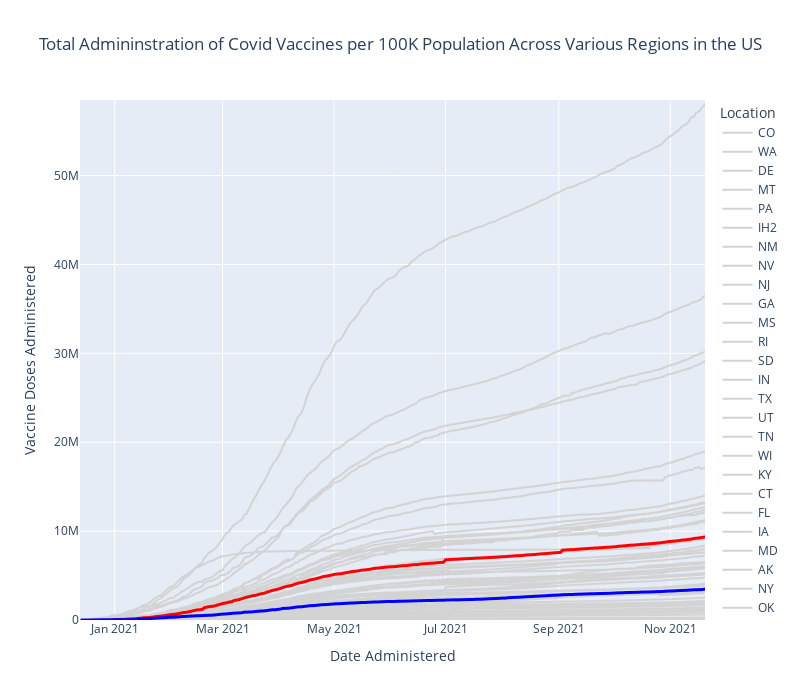

Source (notebook cell):
### Markdown cell above
## Plot Description

The plot shows a comparison between the vaccine administration per 100K population between two states. We can clearly see that the Republic of Palau (RP) (which falls in the U.S. Pacific Islands) has the highest number of total vaccine doses administered per 100K population, followed by Vermont, and Puerto Rico. Marshall Islands (MH) and Federated States of Micronesia (FM) have the lowest numbers.

### Code cell
df1 = df1[df1.Location != "US"]
province_list = np.unique(df1['Location'].values)
# print(province_list)

prov = province_list[2]
comp_prov = province_list[4]

dropdown_state = widgets.Dropdown(options = sorted(province_list), value=prov, description='State 1:')
dropdown_comp_state = widgets.Dropdown(options = sorted(province_list), value=comp_prov, description='State 2:')


sorted_df = df1.copy()
sorted_df["Date"] = pd.to_datetime(sorted_df["Date"])
# sorted_df["order"] = sorted_df["Location"].map({"US": 1, "CO": 2}).fillna(3)
if(comp_prov is None):
    sorted_df["order"] = sorted_df["Location"].map({prov: 1}).fillna(2)
else:
    sorted_df["order"] = sorted_df["Location"].map({prov: 1, comp_prov: 2}).fillna(3)
sorted_df.sort_values(by=["order", "Date"], ascending=False, inplace=True)

fig = px.line(sorted_df, 
        x="Date", 
        y="Administered", 
        color="Location", 
        labels={
             "Date": "Date Administered",
             "Administered": "Vaccine Doses Administered",
         }, 
        width=800, height=700,
        title="Total Admininstration of Covid Vaccines Across Various Regions in the US")

fig.update_traces({"line":{"color":"lightgrey", "width":2}})

fig.update_traces(patch={"line":{"color":"blue", "width":3}}, 
                  selector={"legendgroup":prov})

if(comp_prov is not None):
    fig.update_traces(patch={"line":{"color":"red", "width":3}}, 
                      selector={"legendgroup":comp_prov})

fig.update_layout(title_text='Total Admininstration of Covid Vaccines Across Various Regions in the US', title_x=0.5,
                showlegend=True,
                yaxis_range=[0,58500000],
                yaxis={"visible":True})


def dropdown_state_eventhandler(change):
    """
    Eventhandler for the state dropdown widget
    """
    display(input_widgets)
    global prov, comp_prov
    prov = change.new
    
    sorted_df = df1.copy()
    sorted_df["Date"] = pd.to_datetime(sorted_df["Date"])
    # sorted_df["order"] = sorted_df["Location"].map({"US": 1, "CO": 2}).fillna(3)
    if(comp_prov is None):
        sorted_df["order"] = sorted_df["Location"].map({prov: 1}).fillna(2)
    else:
        sorted_df["order"] = sorted_df["Location"].map({prov: 1, comp_prov: 2}).fillna(3)
    sorted_df.sort_values(by=["order", "Date"], ascending=False, inplace=True)

    fig = px.line(sorted_df, 
            x="Date", 
            y="Administered", 
            color="Location", 
            labels={
                 "Date": "Date Administered",
                 "Administered": "Vaccine Doses Administered"
             }, 
            width=800, height=700,
            title="Total Admininstration of Covid Vaccines Across Various Regions in the US")

    fig.update_traces({"line":{"color":"lightgrey", "width":2}})

    fig.update_traces(patch={"line":{"color":"blue", "width":3}}, 
                      selector={"legendgroup":prov})

    if(comp_prov is not None):
        fig.update_traces(patch={"line":{"color":"red", "width":3}}, 
                          selector={"legendgroup":comp_prov})

    fig.update_layout(title_text='Total Admininstration of Covid Vaccines Across Various Regions in the US', title_x=0.5,
                    showlegend=True,
                    yaxis_range=[0,58500000],
                    yaxis={"visible":True})

    fig.show()
    IPython.display.clear_output(wait=True)            

    
def dropdown_comp_state_eventhandler(change):
    """
    Eventhandler for the state dropdown widget
    """
    display(input_widgets)
    global prov, comp_prov
    comp_prov = change.new
    sorted_df = df1.copy()
    sorted_df["Date"] = pd.to_datetime(sorted_df["Date"])
    # sorted_df["order"] = sorted_df["Location"].map({"US": 1, "CO": 2}).fillna(3)
    if(comp_prov is None):
        sorted_df["order"] = sorted_df["Location"].map({prov: 1}).fillna(2)
    else:
        sorted_df["order"] = sorted_df["Location"].map({prov: 1, comp_prov: 2}).fillna(3)
    sorted_df.sort_values(by=["order", "Date"], ascending=False, inplace=True)

    fig = px.line(sorted_df, 
            x="Date", 
            y="Administered", 
            color="Location", 
            labels={
                 "Date": "Date Administered",
                 "Administered": "Vaccine Doses Administered"
             }, 
            width=800, height=700,
            title="Total Admininstration of Covid Vaccines Across Various Regions in the US")

    fig.update_traces({"line":{"color":"lightgrey", "width":2}})

    fig.update_traces(patch={"line":{"color":"blue", "width":3}}, 
                      selector={"legendgroup":prov})

    if(comp_prov is not None):
        fig.update_traces(patch={"line":{"color":"red", "width":3}}, 
                          selector={"legendgroup":comp_prov})

    fig.update_layout(title_text='Total Admininstration of Covid Vaccines Across Various Regions in the US', title_x=0.5,
                    showlegend=True,
                    yaxis_range=[0,58500000],
                    yaxis={"visible":True})

    fig.show()
    IPython.display.clear_output(wait=True)            

    
dropdown_state.observe(dropdown_state_eventhandler, names='value')
dropdown_comp_state.observe(dropdown_comp_state_eventhandler, names='value')

input_widgets = widgets.VBox([dropdown_state, dropdown_comp_state])
display(input_widgets)
fig.show()
IPython.display.clear_output(wait=True)

### Figure 1 — Plotly figure (JSON) as saved in the notebook; plotly's stock layout.template omitted (floating-point values rounded to 4 significant figures; data arrays with more than 128 entries replaced by an {"elided": "..."} marker saying what was removed)
{"data": [{"hovertemplate": "Location=CO<br>Date Administered=%{x}<br>Vaccine Doses Administered=%{y}<extra></extra>", "legendgroup": "CO", "line": {"color": "lightgrey", "dash": "solid", "width": 2}, "marker": {"symbol": "circle"}, "mode": "lines", "name": "CO", "showlegend": true, "type": "scattergl", "x": {"elided": "342 str values"}, "xaxis": "x", "y": {"elided": "342 int values"}, "yaxis": "y"}, {"hovertemplate": "Location=WA<br>Date Administered=%{x}<br>Vaccine Doses Administered=%{y}<extra></extra>", "legendgroup": "WA", "line": {"color": "lightgrey", "dash": "solid", "width": 2}, "marker": {"symbol": "circle"}, "mode": "lines", "name": "WA", "showlegend": true, "type": "scattergl", "x": {"elided": "342 str values"}, "xaxis": "x", "y": {"elided": "342 int values"}, "yaxis": "y"}, {"hovertemplate": "Location=DE<br>Date Administered=%{x}<br>Vaccine Doses Administered=%{y}<extra></extra>", "legendgroup": "DE", "line": {"color": "lightgrey", "dash": "solid", "width": 2}, "marker": {"symbol": "circle"}, "mode": "lines", "name": "DE", "showlegend": true, "type": "scattergl", "x": {"elided": "342 str values"}, "xaxis": "x", "y": {"elided": "342 int values"}, "yaxis": "y"}, {"hovertemplate": "Location=MT<br>Date Administered=%{x}<br>Vaccine Doses Administered=%{y}<extra></extra>", "legendgroup": "MT", "line": {"color": "lightgrey", "dash": "solid", "width": 2}, "marker": {"symbol": "circle"}, "mode": "lines", "name": "MT", "showlegend": true, "type": "scattergl", "x": {"elided": "342 str values"}, "xaxis": "x", "y": {"elided": "342 int values"}, "yaxis": "y"}, {"hovertemplate": "Location=PA<br>Date Administered=%{x}<br>Vaccine Doses Administered=%{y}<extra></extra>", "legendgroup": "PA", "line": {"color": "lightgrey", "dash": "solid", "width": 2}, "marker": {"symbol": "circle"}, "mode": "lines", "name": "PA", "showlegend": true, "type": "scattergl", "x": {"elided": "342 str values"}, "xaxis": "x", "y": {"elided": "342 int values"}, "yaxis": "y"}, {"hovertemplate": "Location=IH2<br>Date Administered=%{x}<br>Vaccine Doses Administered=%{y}<extra></extra>", "legendgroup": "IH2", "line": {"color": "lightgrey", "dash": "solid", "width": 2}, "marker": {"symbol": "circle"}, "mode": "lines", "name": "IH2", "showlegend": true, "type": "scattergl", "x": {"elided": "342 str values"}, "xaxis": "x", "y": {"elided": "342 int values"}, "yaxis": "y"}, {"hovertemplate": "Location=NM<br>Date Administered=%{x}<br>Vaccine Doses Administered=%{y}<extra></extra>", "legendgroup": "NM", "line": {"color": "lightgrey", "dash": "solid", "width": 2}, "marker": {"symbol": "circle"}, "mode": "lines", "name": "NM", "showlegend": true, "type": "scattergl", "x": {"elided": "342 str values"}, "xaxis": "x", "y": {"elided": "342 int values"}, "yaxis": "y"}, {"hovertemplate": "Location=NV<br>Date Administered=%{x}<br>Vaccine Doses Administered=%{y}<extra></extra>", "legendgroup": "NV", "line": {"color": "lightgrey", "dash": "solid", "width": 2}, "marker": {"symbol": "circle"}, "mode": "lines", "name": "NV", "showlegend": true, "type": "scattergl", "x": {"elided": "342 str values"}, "xaxis": "x", "y": {"elided": "342 int values"}, "yaxis": "y"}, {"hovertemplate": "Location=NJ<br>Date Administered=%{x}<br>Vaccine Doses Administered=%{y}<extra></extra>", "legendgroup": "NJ", "line": {"color": "lightgrey", "dash": "solid", "width": 2}, "marker": {"symbol": "circle"}, "mode": "lines", "name": "NJ", "showlegend": true, "type": "scattergl", "x": {"elided": "342 str values"}, "xaxis": "x", "y": {"elided": "342 int values"}, "yaxis": "y"}, {"hovertemplate": "Location=GA<br>Date Administered=%{x}<br>Vaccine Doses Administered=%{y}<extra></extra>", "legendgroup": "GA", "line": {"color": "lightgrey", "dash": "solid", "width": 2}, "marker": {"symbol": "circle"}, "mode": "lines", "name": "GA", "showlegend": true, "type": "scattergl", "x": {"elided": "342 str values"}, "xaxis": "x", "y": {"elided": "342 int values"}, "yaxis": "y"}, {"hovertemplate": "Location=MS<br>Date Administered=%{x}<br>Vaccine Doses Administered=%{y}<extra></extra>", "legendgroup": "MS", "line": {"color": "lightgrey", "dash": "solid", "width": 2}, "marker": {"symbol": "circle"}, "mode": "lines", "name": "MS", "showlegend": true, "type": "scattergl", "x": {"elided": "342 str values"}, "xaxis": "x", "y": {"elided": "342 int values"}, "yaxis": "y"}, {"hovertemplate": "Location=RI<br>Date Administered=%{x}<br>Vaccine Doses Administered=%{y}<extra></extra>", "legendgroup": "RI", "line": {"color": "lightgrey", "dash": "solid", "width": 2}, "marker": {"symbol": "circle"}, "mode": "lines", "name": "RI", "showlegend": true, "type": "scattergl", "x": {"elided": "342 str values"}, "xaxis": "x", "y": {"elided": "342 int values"}, "yaxis": "y"}, {"hovertemplate": "Location=SD<br>Date Administered=%{x}<br>Vaccine Doses Administered=%{y}<extra></extra>", "legendgroup": "SD", "line": {"color": "lightgrey", "dash": "solid", "width": 2}, "marker": {"symbol": "circle"}, "mode": "lines", "name": "SD", "showlegend": true, "type": "scattergl", "x": {"elided": "342 str values"}, "xaxis": "x", "y": {"elided": "342 int values"}, "yaxis": "y"}, {"hovertemplate": "Location=IN<br>Date Administered=%{x}<br>Vaccine Doses Administered=%{y}<extra></extra>", "legendgroup": "IN", "line": {"color": "lightgrey", "dash": "solid", "width": 2}, "marker": {"symbol": "circle"}, "mode": "lines", "name": "IN", "showlegend": true, "type": "scattergl", "x": {"elided": "342 str values"}, "xaxis": "x", "y": {"elided": "342 int values"}, "yaxis": "y"}, {"hovertemplate": "Location=TX<br>Date Administered=%{x}<br>Vaccine Doses Administered=%{y}<extra></extra>", "legendgroup": "TX", "line": {"color": "lightgrey", "dash": "solid", "width": 2}, "marker": {"symbol": "circle"}, "mode": "lines", "name": "TX", "showlegend": true, "type": "scattergl", "x": {"elided": "342 str values"}, "xaxis": "x", "y": {"elided": "342 int values"}, "yaxis": "y"}, {"hovertemplate": "Location=UT<br>Date Administered=%{x}<br>Vaccine Doses Administered=%{y}<extra></extra>", "legendgroup": "UT", "line": {"color": "lightgrey", "dash": "solid", "width": 2}, "marker": {"symbol": "circle"}, "mode": "lines", "name": "UT", "showlegend": true, "type": "scattergl", "x": {"elided": "342 str values"}, "xaxis": "x", "y": {"elided": "342 int values"}, "yaxis": "y"}, {"hovertemplate": "Location=TN<br>Date Administered=%{x}<br>Vaccine Doses Administered=%{y}<extra></extra>", "legendgroup": "TN", "line": {"color": "lightgrey", "dash": "solid", "width": 2}, "marker": {"symbol": "circle"}, "mode": "lines", "name": "TN", "showlegend": true, "type": "scattergl", "x": {"elided": "342 str values"}, "xaxis": "x", "y": {"elided": "342 int values"}, "yaxis": "y"}, {"hovertemplate": "Location=WI<br>Date Administered=%{x}<br>Vaccine Doses Administered=%{y}<extra></extra>", "legendgroup": "WI", "line": {"color": "lightgrey", "dash": "solid", "width": 2}, "marker": {"symbol": "circle"}, "mode": "lines", "name": "WI", "showlegend": true, "type": "scattergl", "x": {"elided": "342 str values"}, "xaxis": "x", "y": {"elided": "342 int values"}, "yaxis": "y"}, {"hovertemplate": "Location=KY<br>Date Administered=%{x}<br>Vaccine Doses Administered=%{y}<extra></extra>", "legendgroup": "KY", "line": {"color": "lightgrey", "dash": "solid", "width": 2}, "marker": {"symbol": "circle"}, "mode": "lines", "name": "KY", "showlegend": true, "type": "scattergl", "x": {"elided": "342 str values"}, "xaxis": "x", "y": {"elided": "342 int values"}, "yaxis": "y"}, {"hovertemplate": "Location=CT<br>Date Administered=%{x}<br>Vaccine Doses Administered=%{y}<extra></extra>", "legendgroup": "CT", "line": {"color": "lightgrey", "dash": "solid", "width": 2}, "marker": {"symbol": "circle"}, "mode": "lines", "name": "CT", "showlegend": true, "type": "scattergl", "x": {"elided": "342 str values"}, "xaxis": "x", "y": {"elided": "342 int values"}, "yaxis": "y"}, {"hovertemplate": "Location=FL<br>Date Administered=%{x}<br>Vaccine Doses Administered=%{y}<extra></extra>", "legendgroup": "FL", "line": {"color": "lightgrey", "dash": "solid", "width": 2}, "marker": {"symbol": "circle"}, "mode": "lines", "name": "FL", "showlegend": true, "type": "scattergl", "x": {"elided": "342 str values"}, "xaxis": "x", "y": {"elided": "342 int values"}, "yaxis": "y"}, {"hovertemplate": "Location=IA<br>Date Administered=%{x}<br>Vaccine Doses Administered=%{y}<extra></extra>", "legendgroup": "IA", "line": {"color": "lightgrey", "dash": "solid", "width": 2}, "marker": {"symbol": "circle"}, "mode": "lines", "name": "IA", "showlegend": true, "type": "scattergl", "x": {"elided": "342 str values"}, "xaxis": "x", "y": {"elided": "342 int values"}, "yaxis": "y"}, {"hovertemplate": "Location=MD<br>Date Administered=%{x}<br>Vaccine Doses Administered=%{y}<extra></extra>", "legendgroup": "MD", "line": {"color": "lightgrey", "dash": "solid", "width": 2}, "marker": {"symbol": "circle"}, "mode": "lines", "name": "MD", "showlegend": true, "type": "scattergl", "x": {"elided": "342 str values"}, "xaxis": "x", "y": {"elided": "342 int values"}, "yaxis": "y"}, {"hovertemplate": "Location=AK<br>Date Administered=%{x}<br>Vaccine Doses Administered=%{y}<extra></extra>", "legendgroup": "AK", "line": {"color": "lightgrey", "dash": "solid", "width": 2}, "marker": {"symbol": "circle"}, "mode": "lines", "name": "AK", "showlegend": true, "type": "scattergl", "x": {"elided": "342 str values"}, "xaxis": "x", "y": {"elided": "342 int values"}, "yaxis": "y"}, {"hovertemplate": "Location=NY<br>Date Administered=%{x}<br>Vaccine Doses Administered=%{y}<extra></extra>", "legendgroup": "NY", "line": {"color": "lightgrey", "dash": "solid", "width": 2}, "marker": {"symbol": "circle"}, "mode": "lines", "name": "NY", "showlegend": true, "type": "scattergl", "x": {"elided": "342 str values"}, "xaxis": "x", "y": {"elided": "342 int values"}, "yaxis": "y"}, {"hovertemplate": "Location=OK<br>Date Administered=%{x}<br>Vaccine Doses Administered=%{y}<extra></extra>", "legendgroup": "OK", "line": {"color": "lightgrey", "dash": "solid", "width": 2}, "marker": {"symbol": "circle"}, "mode": "lines", "name": "OK", "showlegend": true, "type": "scattergl", "x": {"elided": "342 str values"}, "xaxis": "x", "y": {"elided": "342 int values"}, "yaxis": "y"}, {"hovertemplate": "Location=VA2<br>Date Administered=%{x}<br>Vaccine Doses Administered=%{y}<extra></extra>", "legendgroup": "VA2", "line": {"color": "lightgrey", "dash": "solid", "width": 2}, "marker": {"symbol": "circle"}, "mode": "lines", "name": "VA2", "showlegend": true, "type": "scattergl", "x": {"elided": "342 str values"}, "xaxis": "x", "y": {"elided": "342 int values"}, "yaxis": "y"}, {"hovertemplate": "Location=NC<br>Date Administered=%{x}<br>Vaccine Doses Administered=%{y}<extra></extra>", "legendgroup": "NC", "line": {"color": "lightgrey", "dash": "solid", "width": 2}, "marker": {"symbol": "circle"}, "mode": "lines", "name": "NC", "showlegend": true, "type": "scattergl", "x": {"elided": "342 str values"}, "xaxis": "x", "y": {"elided": "342 int values"}, "yaxis": "y"}, {"hovertemplate": "Location=LA<br>Date Administered=%{x}<br>Vaccine Doses Administered=%{y}<extra></extra>", "legendgroup": "LA", "line": {"color": "lightgrey", "dash": "solid", "width": 2}, "marker": {"symbol": "circle"}, "mode": "lines", "name": "LA", "showlegend": true, "type": "scattergl", "x": {"elided": "342 str values"}, "xaxis": "x", "y": {"elided": "342 int values"}, "yaxis": "y"}, {"hovertemplate": "Location=MH<br>Date Administered=%{x}<br>Vaccine Doses Administered=%{y}<extra></extra>", "legendgroup": "MH", "line": {"color": "lightgrey", "dash": "solid", "width": 2}, "marker": {"symbol": "circle"}, "mode": "lines", "name": "MH", "showlegend": true, "type": "scattergl", "x": {"elided": "332 str values"}, "xaxis": "x", "y": {"elided": "332 int values"}, "yaxis": "y"}, {"hovertemplate": "Location=WY<br>Date Administered=%{x}<br>Vaccine Doses Administered=%{y}<extra></extra>", "legendgroup": "WY", "line": {"color": "lightgrey", "dash": "solid", "width": 2}, "marker": {"symbol": "circle"}, "mode": "lines", "name": "WY", "showlegend": true, "type": "scattergl", "x": {"elided": "342 str values"}, "xaxis": "x", "y": {"elided": "342 int values"}, "yaxis": "y"}, {"hovertemplate": "Location=CA<br>Date Administered=%{x}<br>Vaccine Doses Administered=%{y}<extra></extra>", "legendgroup": "CA", "line": {"color": "lightgrey", "dash": "solid", "width": 2}, "marker": {"symbol": "circle"}, "mode": "lines", "name": "CA", "showlegend": true, "type": "scattergl", "x": {"elided": "342 str values"}, "xaxis": "x", "y": {"elided": "342 int values"}, "yaxis": "y"}, {"hovertemplate": "Location=AL<br>Date Administered=%{x}<br>Vaccine Doses Administered=%{y}<extra></extra>", "legendgroup": "AL", "line": {"color": "lightgrey", "dash": "solid", "width": 2}, "marker": {"symbol": "circle"}, "mode": "lines", "name": "AL", "showlegend": true, "type": "scattergl", "x": {"elided": "342 str values"}, "xaxis": "x", "y": {"elided": "342 int values"}, "yaxis": "y"}, {"hovertemplate": "Location=MN<br>Date Administered=%{x}<br>Vaccine Doses Administered=%{y}<extra></extra>", "legendgroup": "MN", "line": {"color": "lightgrey", "dash": "solid", "width": 2}, "marker": {"symbol": "circle"}, "mode": "lines", "name": "MN", "showlegend": true, "type": "scattergl", "x": {"elided": "342 str values"}, "xaxis": "x", "y": {"elided": "342 int values"}, "yaxis": "y"}, {"hovertemplate": "Location=GU<br>Date Administered=%{x}<br>Vaccine Doses Administered=%{y}<extra></extra>", "legendgroup": "GU", "line": {"color": "lightgrey", "dash": "solid", "width": 2}, "marker": {"symbol": "circle"}, "mode": "lines", "name": "GU", "showlegend": true, "type": "scattergl", "x": {"elided": "343 str values"}, "xaxis": "x", "y": {"elided": "343 int values"}, "yaxis": "y"}, {"hovertemplate": "Location=VA<br>Date Administered=%{x}<br>Vaccine Doses Administered=%{y}<extra></extra>", "legendgroup": "VA", "line": {"color": "lightgrey", "dash": "solid", "width": 2}, "marker": {"symbol": "circle"}, "mode": "lines", "name": "VA", "showlegend": true, "type": "scattergl", "x": {"elided": "342 str values"}, "xaxis": "x", "y": {"elided": "342 int values"}, "yaxis": "y"}, {"hovertemplate": "Location=NE<br>Date Administered=%{x}<br>Vaccine Doses Administered=%{y}<extra></extra>", "legendgroup": "NE", "line": {"color": "lightgrey", "dash": "solid", "width": 2}, "marker": {"symbol": "circle"}, "mode": "lines", "name": "NE", "showlegend": true, "type": "scattergl", "x": {"elided": "342 str values"}, "xaxis": "x", "y": {"elided": "342 int values"}, "yaxis": "y"}, {"hovertemplate": "Location=FM<br>Date Administered=%{x}<br>Vaccine Doses Administered=%{y}<extra></extra>", "legendgroup": "FM", "line": {"color": "lightgrey", "dash": "solid", "width": 2}, "marker": {"symbol": "circle"}, "mode": "lines", "name": "FM", "showlegend": true, "type": "scattergl", "x": {"elided": "332 str values"}, "xaxis": "x", "y": {"elided": "332 int values"}, "yaxis": "y"}, {"hovertemplate": "Location=NH<br>Date Administered=%{x}<br>Vaccine Doses Administered=%{y}<extra></extra>", "legendgroup": "NH", "line": {"color": "lightgrey", "dash": "solid", "width": 2}, "marker": {"symbol": "circle"}, "mode": "lines", "name": "NH", "showlegend": true, "type": "scattergl", "x": {"elided": "342 str values"}, "xaxis": "x", "y": {"elided": "342 int values"}, "yaxis": "y"}, {"hovertemplate": "Location=OR<br>Date Administered=%{x}<br>Vaccine Doses Administered=%{y}<extra></extra>", "legendgroup": "OR", "line": {"color": "lightgrey", "dash": "solid", "width": 2}, "marker": {"symbol": "circle"}, "mode": "lines", "name": "OR", "showlegend": true, "type": "scattergl", "x": {"elided": "342 str values"}, "xaxis": "x", "y": {"elided": "342 int values"}, "yaxis": "y"}, {"hovertemplate": "Location=BP2<br>Date Administered=%{x}<br>Vaccine Doses Administered=%{y}<extra></extra>", "legendgroup": "BP2", "line": {"color": "lightgrey", "dash": "solid", "width": 2}, "marker": {"symbol": "circle"}, "mode": "lines", "name": "BP2", "showlegend": true, "type": "scattergl", "x": {"elided": "340 str values"}, "xaxis": "x", "y": {"elided": "340 int values"}, "yaxis": "y"}, {"hovertemplate": "Location=IL<br>Date Administered=%{x}<br>Vaccine Doses Administered=%{y}<extra></extra>", "legendgroup": "IL", "line": {"color": "lightgrey", "dash": "solid", "width": 2}, "marker": {"symbol": "circle"}, "mode": "lines", "name": "IL", "showlegend": true, "type": "scattergl", "x": {"elided": "342 str values"}, "xaxis": "x", "y": {"elided": "342 int values"}, "yaxis": "y"}, {"hovertemplate": "Location=MO<br>Date Administered=%{x}<br>Vaccine Doses Administered=%{y}<extra></extra>", "legendgroup": "MO", "line": {"color": "lightgrey", "dash": "solid", "width": 2}, "marker": {"symbol": "circle"}, "mode": "lines", "name": "MO", "showlegend": true, "type": "scattergl", "x": {"elided": "342 str values"}, "xaxis": "x", "y": {"elided": "342 int values"}, "yaxis": "y"}, {"hovertemplate": "Location=MA<br>Date Administered=%{x}<br>Vaccine Doses Administered=%{y}<extra></extra>", "legendgroup": "MA", "line": {"color": "lightgrey", "dash": "solid", "width": 2}, "marker": {"symbol": "circle"}, "mode": "lines", "name": "MA", "showlegend": true, "type": "scattergl", "x": {"elided": "342 str values"}, "xaxis": "x", "y": {"elided": "342 int values"}, "yaxis": "y"}, {"hovertemplate": "Location=DC<br>Date Administered=%{x}<br>Vaccine Doses Administered=%{y}<extra></extra>", "legendgroup": "DC", "line": {"color": "lightgrey", "dash": "solid", "width": 2}, "marker": {"symbol": "circle"}, "mode": "lines", "name": "DC", "showlegend": true, "type": "scattergl", "x": {"elided": "342 str values"}, "xaxis": "x", "y": {"elided": "342 int values"}, "yaxis": "y"}, {"hovertemplate": "Location=VI<br>Date Administered=%{x}<br>Vaccine Doses Administered=%{y}<extra></extra>", "legendgroup": "VI", "line": {"color": "lightgrey", "dash": "solid", "width": 2}, "marker": {"symbol": "circle"}, "mode": "lines", "name": "VI", "showlegend": true, "type": "scattergl", "x": {"elided": "343 str values"}, "xaxis": "x", "y": {"elided": "343 int values"}, "yaxis": "y"}, {"hovertemplate": "Location=MP<br>Date Administered=%{x}<br>Vaccine Doses Administered=%{y}<extra></extra>", "legendgroup": "MP", "line": {"color": "lightgrey", "dash": "solid", "width": 2}, "marker": {"symbol": "circle"}, "mode": "lines", "name": "MP", "showlegend": true, "type": "scattergl", "x": {"elided": "343 str values"}, "xaxis": "x", "y": {"elided": "343 int values"}, "yaxis": "y"}, {"hovertemplate": "Location=ND<br>Date Administered=%{x}<br>Vaccine Doses Administered=%{y}<extra></extra>", "legendgroup": "ND", "line": {"color": "lightgrey", "dash": "solid", "width": 2}, "marker": {"symbol": "circle"}, "mode": "lines", "name": "ND", "showlegend": true, "type": "scattergl", "x": {"elided": "342 str values"}, "xaxis": "x", "y": {"elided": "342 int values"}, "yaxis": "y"}, {"hovertemplate": "Location=PR<br>Date Administered=%{x}<br>Vaccine Doses Administered=%{y}<extra></extra>", "legendgroup": "PR", "line": {"color": "lightgrey", "dash": "solid", "width": 2}, "marker": {"symbol": "circle"}, "mode": "lines", "name": "PR", "showlegend": true, "type": "scattergl", "x": {"elided": "342 str values"}, "xaxis": "x", "y": {"elided": "342 int values"}, "yaxis": "y"}, {"hovertemplate": "Location=HI<br>Date Administered=%{x}<br>Vaccine Doses Administered=%{y}<extra></extra>", "legendgroup": "HI", "line": {"color": "lightgrey", "dash": "solid", "width": 2}, "marker": {"symbol": "circle"}, "mode": "lines", "name": "HI", "showlegend": true, "type": "scattergl", "x": {"elided": "342 str values"}, "xaxis": "x", "y": {"elided": "342 int values"}, "yaxis": "y"}, {"hovertemplate": "Location=ID<br>Date Administered=%{x}<br>Vaccine Doses Administered=%{y}<extra></extra>", "legendgroup": "ID", "line": {"color": "lightgrey", "dash": "solid", "width": 2}, "marker": {"symbol": "circle"}, "mode": "lines", "name": "ID", "showlegend": true, "type": "scattergl", "x": {"elided": "342 str values"}, "xaxis": "x", "y": {"elided": "342 int values"}, "yaxis": "y"}, {"hovertemplate": "Location=DD2<br>Date Administered=%{x}<br>Vaccine Doses Administered=%{y}<extra></extra>", "legendgroup": "DD2", "line": {"color": "lightgrey", "dash": "solid", "width": 2}, "marker": {"symbol": "circle"}, "mode": "lines", "name": "DD2", "showlegend": true, "type": "scattergl", "x": {"elided": "342 str values"}, "xaxis": "x", "y": {"elided": "342 int values"}, "yaxis": "y"}, {"hovertemplate": "Location=ME<br>Date Administered=%{x}<br>Vaccine Doses Administered=%{y}<extra></extra>", "legendgroup": "ME", "line": {"color": "lightgrey", "dash": "solid", "width": 2}, "marker": {"symbol": "circle"}, "mode": "lines", "name": "ME", "showlegend": true, "type": "scattergl", "x": {"elided": "342 str values"}, "xaxis": "x", "y": {"elided": "342 int values"}, "yaxis": "y"}, {"hovertemplate": "Location=SC<br>Date Administered=%{x}<br>Vaccine Doses Administered=%{y}<extra></extra>", "legendgroup": "SC", "line": {"color": "lightgrey", "dash": "solid", "width": 2}, "marker": {"symbol": "circle"}, "mode": "lines", "name": "SC", "showlegend": true, "type": "scattergl", "x": {"elided": "342 str values"}, "xaxis": "x", "y": {"elided": "342 int values"}, "yaxis": "y"}, {"hovertemplate": "Location=OH<br>Date Administered=%{x}<br>Vaccine Doses Administered=%{y}<extra></extra>", "legendgroup": "OH", "line": {"color": "lightgrey", "dash": "solid", "width": 2}, "marker": {"symbol": "circle"}, "mode": "lines", "name": "OH", "showlegend": true, "type": "scattergl", "x": {"elided": "342 str values"}, "xaxis": "x", "y": {"elided": "342 int values"}, "yaxis": "y"}, {"hovertemplate": "Location=RP<br>Date Administered=%{x}<br>Vaccine Doses Administered=%{y}<extra></extra>", "legendgroup": "RP", "line": {"color": "lightgrey", "dash": "solid", "width": 2}, "marker": {"symbol": "circle"}, "mode": "lines", "name": "RP", "showlegend": true, "type": "scattergl", "x": {"elided": "326 str values"}, "xaxis": "x", "y": {"elided": "326 int values"}, "yaxis": "y"}, {"hovertemplate": "Location=AS<br>Date Administered=%{x}<br>Vaccine Doses Administered=%{y}<extra></extra>", "legendgroup": "AS", "line": {"color": "lightgrey", "dash": "solid", "width": 2}, "marker": {"symbol": "circle"}, "mode": "lines", "name": "AS", "showlegend": true, "type": "scattergl", "x": {"elided": "343 str values"}, "xaxis": "x", "y": {"elided": "343 int values"}, "yaxis": "y"}, {"hovertemplate": "Location=WV<br>Date Administered=%{x}<br>Vaccine Doses Administered=%{y}<extra></extra>", "legendgroup": "WV", "line": {"color": "lightgrey", "dash": "solid", "width": 2}, "marker": {"symbol": "circle"}, "mode": "lines", "name": "WV", "showlegend": true, "type": "scattergl", "x": {"elided": "342 str values"}, "xaxis": "x", "y": {"elided": "342 int values"}, "yaxis": "y"}, {"hovertemplate": "Location=VT<br>Date Administered=%{x}<br>Vaccine Doses Administered=%{y}<extra></extra>", "legendgroup": "VT", "line": {"color": "lightgrey", "dash": "solid", "width": 2}, "marker": {"symbol": "circle"}, "mode": "lines", "name": "VT", "showlegend": true, "type": "scattergl", "x": {"elided": "342 str values"}, "xaxis": "x", "y": {"elided": "342 int values"}, "yaxis": "y"}, {"hovertemplate": "Location=MI<br>Date Administered=%{x}<br>Vaccine Doses Administered=%{y}<extra></extra>", "legendgroup": "MI", "line": {"color": "lightgrey", "dash": "solid", "width": 2}, "marker": {"symbol": "circle"}, "mode": "lines", "name": "MI", "showlegend": true, "type": "scattergl", "x": {"elided": "342 str values"}, "xaxis": "x", "y": {"elided": "342 int values"}, "yaxis": "y"}, {"hovertemplate": "Location=KS<br>Date Administered=%{x}<br>Vaccine Doses Administered=%{y}<extra></extra>", "legendgroup": "KS", "line": {"color": "lightgrey", "dash": "solid", "width": 2}, "marker": {"symbol": "circle"}, "mode": "lines", "name": "KS", "showlegend": true, "type": "scattergl", "x": {"elided": "342 str values"}, "xaxis": "x", "y": {"elided": "342 int values"}, "yaxis": "y"}, {"hovertemplate": "Location=LTC<br>Date Administered=%{x}<br>Vaccine Doses Administered=%{y}<extra></extra>", "legendgroup": "LTC", "line": {"color": "lightgrey", "dash": "solid", "width": 2}, "marker": {"symbol": "circle"}, "mode": "lines", "name": "LTC", "showlegend": true, "type": "scattergl", "x": {"elided": "313 str values"}, "xaxis": "x", "y": {"elided": "313 int values"}, "yaxis": "y"}, {"hovertemplate": "Location=AZ<br>Date Administered=%{x}<br>Vaccine Doses Administered=%{y}<extra></extra>", "legendgroup": "AZ", "line": {"color": "red", "dash": "solid", "width": 3}, "marker": {"symbol": "circle"}, "mode": "lines", "name": "AZ", "showlegend": true, "type": "scattergl", "x": {"elided": "342 str values"}, "xaxis": "x", "y": {"elided": "342 int values"}, "yaxis": "y"}, {"hovertemplate": "Location=AR<br>Date Administered=%{x}<br>Vaccine Doses Administered=%{y}<extra></extra>", "legendgroup": "AR", "line": {"color": "blue", "dash": "solid", "width": 3}, "marker": {"symbol": "circle"}, "mode": "lines", "name": "AR", "showlegend": true, "type": "scattergl", "x": {"elided": "342 str values"}, "xaxis": "x", "y": {"elided": "342 int values"}, "yaxis": "y"}], "layout": {"height": 700, "legend": {"title": {"text": "Location"}, "tracegroupgap": 0}, "showlegend": true, "title": {"text": "Total Admininstration of Covid Vaccines per 100K Population Across Various Regions in the US", "x": 0.5}, "width": 800, "xaxis": {"anchor": "y", "domain": [0, 1], "title": {"text": "Date Administered"}}, "yaxis": {"anchor": "x", "domain": [0, 1], "range": [0, 58500000], "title": {"text": "Vaccine Doses Administered"}, "visible": true}}}
